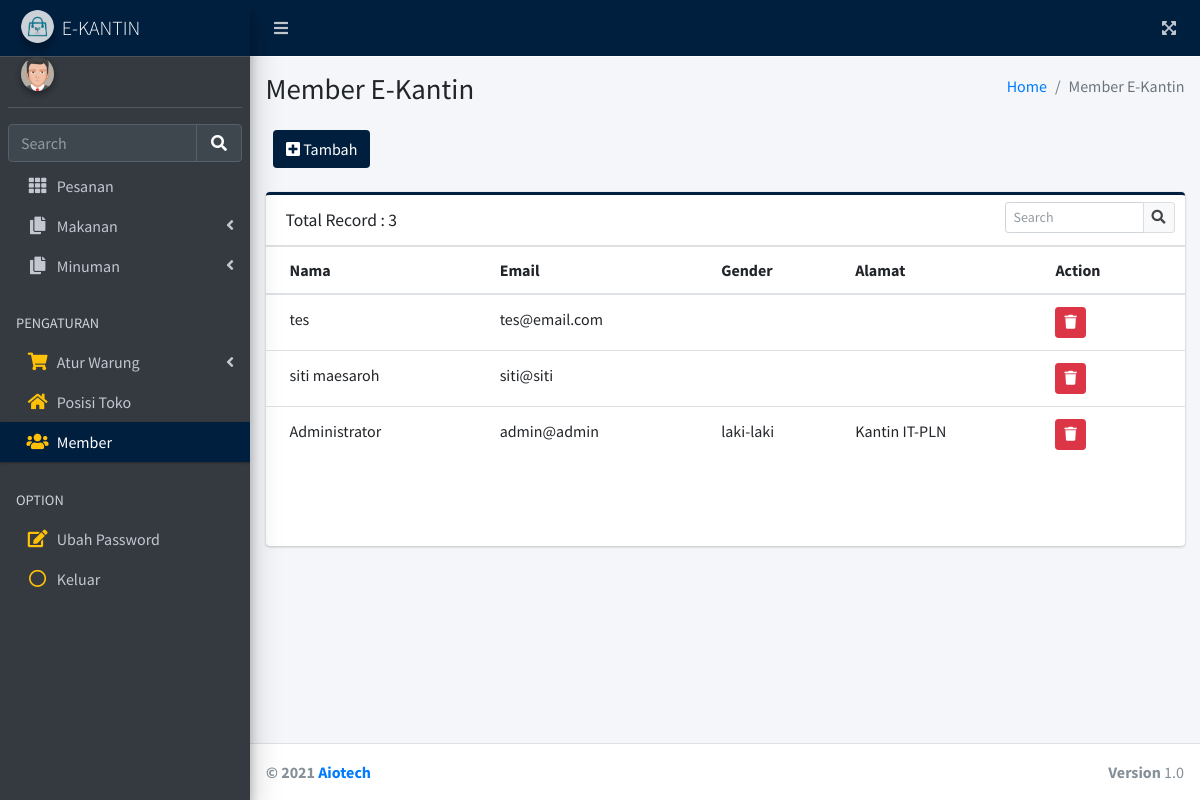
Screenshot of /index.php/member with the database file from the repository.
### tables this page shows
CREATE TABLE `member` (
  `id_member` int(11) NOT NULL,
  `nama_lengkap` varchar(40) NOT NULL,
  `email` varchar(50) NOT NULL,
  `gender` enum('laki-laki','perempuan') DEFAULT NULL,
  `alamat` text
);

### application/controllers/Member.php (called while the page is built, shortened)
<?php
class Member extends CI_Controller
{
    function __construct()
    {
        $this->load->model('Member_model');
        $this->load->library('form_validation');
    }
    public function index()
    {
        $cari = urldecode($this->input->get('cari', TRUE));
        $config['total_rows'] = $this->Member_model->total_rows($cari);
        $member = $this->Member_model->get_limit_data($cari);
        $data = array(
            'member_data' => $member,
            'isi' => 'member/member_list',
            'cari' => $cari,
            'total_rows' => $config['total_rows'],
        );
        $this->load->view('template/index', $data);
    }
}

### index.php (called while the page is built, shortened)
<?php
require_once BASEPATH.'core/CodeIgniter.php';

### application/models/Member_model.php (called while the page is built, shortened)
<?php
class Member_model extends CI_Model
{
	public $table = 'member';
	public $id = 'id_member';
	public $order = 'DESC';
	function total_rows($q = NULL) {
		$this->db->like('id_member', $q);
		$this->db->or_like('nama_lengkap', $q);
		$this->db->or_like('email', $q);
		$this->db->or_like('gender', $q);
		$this->db->or_like('alamat', $q);
		$this->db->from($this->table);
		return $this->db->count_all_results();
	}
	function get_limit_data($q = NULL) {
		$this->db->order_by($this->id, $this->order);
		$this->db->or_like('nama_lengkap', $q);
		$this->db->or_like('email', $q);
		$this->db->or_like('gender', $q);
		$this->db->or_like('alamat', $q);
        return $this->db->get($this->table)->result();
	}
}

### application/views/member/member_list.php (the view, shortened to what this page needs)
<div class="content-header">
    <div class="container-fluid">
      <div class="row mb-2">
        <div class="col-sm-6">
          <h1 class="m-0">Member E-Kantin</h1>
        </div>
        <div class="col-sm-6">
          <ol class="breadcrumb float-sm-right">
            <li class="breadcrumb-item"><a href="#">Home</a></li>
            <li class="breadcrumb-item active">Member E-Kantin</li>
          </ol>
        </div>
      </div>
    </div>
  </div>
  <section class="content">
    <div class="container-fluid">
      <div class="col-sm-12 col-12">
        <button type="button" class="btn bg-navy" data-toggle="modal" data-target="#tbh_member">
          <i class="fas fa-plus-square"></i> Tambah
        </button>
      </div>
      <br>
      <div class="card card-outline card-navy">
        <div class="card-header">
          <p class="card-title">Total Record : <?php echo $total_rows ?></p class="card-title">
            <div class="card-tools">
              <form action="<?php echo site_url('member/index'); ?>" method="get">
                <div class="input-group input-group-sm" style="width: 170px;">
                  <input type="text" name="cari" class="form-control float-right" placeholder="Search" value="<?php echo $cari; ?>">
                  <div class="input-group-append">
                    <button type="submit" class="btn btn-default">
                      <i class="fas fa-search"></i>
                    </button>
                  </div>
                </div>
              </form>
            </div>
          </div>
          <div class="card-body table-responsive p-0" style="height: 300px;">
            <table class="table table-hover text-nowrap table-head-fixed">
              <thead>
                <tr>
                  <th>Nama</th>
                  <th>Email</th>
                  <th>Gender</th>
                  <th>Alamat</th>
                  <th>Action</th>
                </tr>
              </thead>
              <tbody><?php
              if (!empty($member_data)) {
                foreach ($member_data as $member)
                {
                  ?>
                  <tr>
                   <td><?= $member->nama_lengkap ?></td>
                   <td><?= $member->email ?></td>
                   <td><?= $member->gender ?></td>
                   <td><?= $member->alamat ?></td>
                   <td>
                    <a class="btn btn-sm btn-danger" href="<?= site_url('member/delete/'.$member->id_member) ?>" onclick="return confirm('Hapus Item Ini ?')"><i class="fas fa-trash"></i></a>
                  </td>
                </tr>
                <?php
              }
            } else { ?>
             <center>
              <tr><td colspan="4" style="text-align: center;">--- Tidak Ada Data ---</td></tr>
            </center>
            <?php }
            ?>
          </tbody>
        </table>
      </div>
    </div>
  </div>
</section>

### rows the page displays
member: nama_lengkap "tes", email "tes@email.com"
member: nama_lengkap "siti maesaroh", email "siti@siti"
member: nama_lengkap "Administrator", email "admin@admin", gender "laki-laki", alamat "Kantin IT-PLN"

### other values shown
$total_rows "3"
